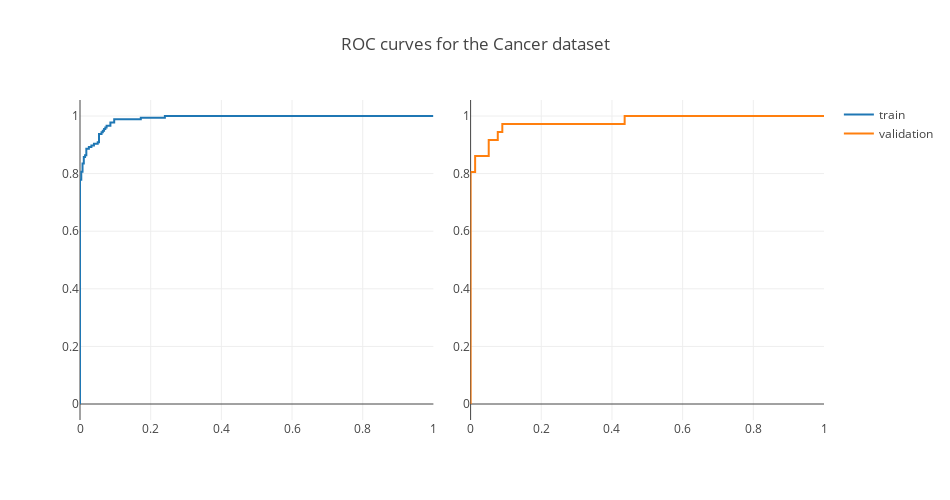
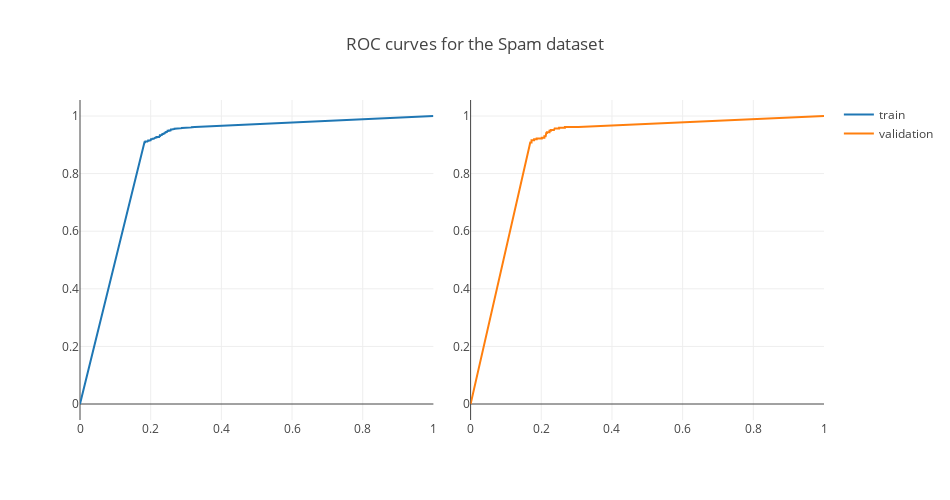

Notebook code cell kept with these figures, in order:
### Code cell
test_continuous_naive_bayes(*load_cancer_dataset(), 'Cancer')
test_continuous_naive_bayes(*load_spam_dataset(), 'Spam')

### Figure 1 — Plotly figure (JSON) as saved in the notebook; plotly's stock layout.template omitted (floating-point values rounded to 4 significant figures)
{"data": [{"mode": "lines", "name": "train", "type": "scatter", "uid": "31503256-6f6e-11e9-bf33-8c85907622bd", "x": [0, 0, 0, 0.003584, 0.003584, 0.007168, 0.007168, 0.01075, 0.01075, 0.01434, 0.01434, 0.01792, 0.01792, 0.02509, 0.02509, 0.03226, 0.03226, 0.03943, 0.03943, 0.05018, 0.05018, 0.05376, 0.05376, 0.06093, 0.06093, 0.06452, 0.06452, 0.0681, 0.0681, 0.07168, 0.07168, 0.07527, 0.07527, 0.08602, 0.08602, 0.09677, 0.09677, 0.172, 0.172, 0.2401, 0.2401, 0.4194, 1], "xaxis": "x", "y": [0, 0.767, 0.7784, 0.7784, 0.8068, 0.8068, 0.8352, 0.8352, 0.858, 0.858, 0.8636, 0.8636, 0.8864, 0.8864, 0.892, 0.892, 0.8977, 0.8977, 0.9034, 0.9034, 0.9091, 0.9091, 0.9375, 0.9375, 0.9432, 0.9432, 0.9489, 0.9489, 0.9545, 0.9545, 0.9602, 0.9602, 0.9659, 0.9659, 0.9773, 0.9773, 0.9886, 0.9886, 0.9943, 0.9943, 1, 1, 1], "yaxis": "y"}, {"mode": "lines", "name": "validation", "type": "scatter", "uid": "315033f0-6f6e-11e9-bf33-8c85907622bd", "x": [0, 0, 0, 0.01282, 0.01282, 0.05128, 0.05128, 0.07692, 0.07692, 0.08974, 0.08974, 0.4359, 0.4359, 0.4744, 1], "xaxis": "x2", "y": [0, 0.7222, 0.8056, 0.8056, 0.8611, 0.8611, 0.9167, 0.9167, 0.9444, 0.9444, 0.9722, 0.9722, 1, 1, 1], "yaxis": "y2"}], "layout": {"height": 500, "title": "ROC curves for the Cancer dataset", "width": 950, "xaxis": {"domain": [0, 0.475]}, "xaxis2": {"domain": [0.525, 1]}, "yaxis": {"anchor": "x", "domain": [0, 1]}, "yaxis2": {"anchor": "x2", "domain": [0, 1]}}}

### Figure 2 — Plotly figure (JSON) as saved in the notebook; plotly's stock layout.template omitted (floating-point values rounded to 4 significant figures; data arrays with more than 128 entries replaced by an {"elided": "..."} marker saying what was removed)
{"data": [{"mode": "lines", "name": "train", "type": "scatter", "uid": "351bf870-6f6e-11e9-bf33-8c85907622bd", "x": {"elided": "133 float values"}, "xaxis": "x", "y": {"elided": "133 float values"}, "yaxis": "y"}, {"mode": "lines", "name": "validation", "type": "scatter", "uid": "351bf9b0-6f6e-11e9-bf33-8c85907622bd", "x": [0, 0.167, 0.167, 0.1688, 0.1688, 0.1724, 0.1724, 0.1797, 0.1797, 0.1869, 0.1869, 0.2015, 0.2015, 0.2087, 0.2087, 0.2123, 0.2123, 0.2142, 0.2142, 0.216, 0.216, 0.2232, 0.2232, 0.2269, 0.2269, 0.2359, 0.2359, 0.2377, 0.2377, 0.2505, 0.2505, 0.2668, 0.2668, 0.3049, 1], "xaxis": "x2", "y": [0, 0.9027, 0.9054, 0.9054, 0.9081, 0.9081, 0.9162, 0.9162, 0.9189, 0.9189, 0.9216, 0.9216, 0.9243, 0.9243, 0.9297, 0.9297, 0.9378, 0.9378, 0.9405, 0.9405, 0.9432, 0.9432, 0.9486, 0.9486, 0.9514, 0.9514, 0.9541, 0.9541, 0.9568, 0.9568, 0.9595, 0.9595, 0.9622, 0.9622, 1], "yaxis": "y2"}], "layout": {"height": 500, "title": "ROC curves for the Spam dataset", "width": 950, "xaxis": {"domain": [0, 0.475]}, "xaxis2": {"domain": [0.525, 1]}, "yaxis": {"anchor": "x", "domain": [0, 1]}, "yaxis2": {"anchor": "x2", "domain": [0, 1]}}}
